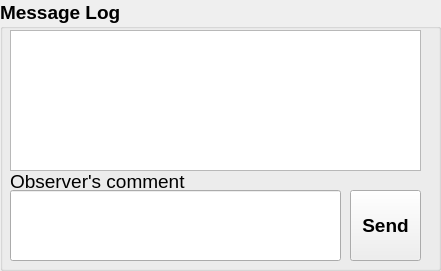
     <widget class="QGroupBox" name="group_log">
      <property name="geometry">
       <rect>
        <x>10</x>
        <y>480</y>
        <width>441</width>
        <height>271</height>
       </rect>
      </property>
      <property name="font">
       <font>
        <family>Arial</family>
        <pointsize>14</pointsize>
        <bold>true</bold>
        <strikeout>false</strikeout>
       </font>
      </property>
      <property name="title">
       <string>Message Log</string>
      </property>
      <widget class="QPlainTextEdit" name="log">
       <property name="enabled">
        <bool>true</bool>
       </property>
       <property name="geometry">
        <rect>
         <x>10</x>
         <y>30</y>
         <width>411</width>
         <height>141</height>
        </rect>
       </property>
       <property name="readOnly">
        <bool>true</bool>
       </property>
      </widget>
      <widget class="QLabel" name="label_comment">
       <property name="geometry">
        <rect>
         <x>10</x>
         <y>170</y>
         <width>191</width>
         <height>23</height>
        </rect>
       </property>
       <property name="font">
        <font>
         <family>Arial</family>
         <pointsize>14</pointsize>
         <bold>false</bold>
         <strikeout>false</strikeout>
        </font>
       </property>
       <property name="text">
        <string>Observer's comment</string>
       </property>
      </widget>
      <widget class="QLineEdit" name="lineEdit_comment">
       <property name="geometry">
        <rect>
         <x>10</x>
         <y>190</y>
         <width>331</width>
         <height>71</height>
        </rect>
       </property>
      </widget>
      <widget class="QPushButton" name="pushbtn_send_comment">
       <property name="geometry">
        <rect>
         <x>350</x>
         <y>190</y>
         <width>71</width>
         <height>71</height>
        </rect>
       </property>
       <property name="font">
        <font>
         <family>Arial</family>
         <pointsize>14</pointsize>
         <bold>true</bold>
         <strikeout>false</strikeout>
        </font>
       </property>
       <property name="toolTip">
        <string>&lt;html&gt;&lt;head/&gt;&lt;body&gt;&lt;p&gt;To set the information of the observation&lt;/p&gt;&lt;/body&gt;&lt;/html&gt;</string>
       </property>
       <property name="text">
        <string>Send</string>
       </property>
      </widget>
     </widget>
